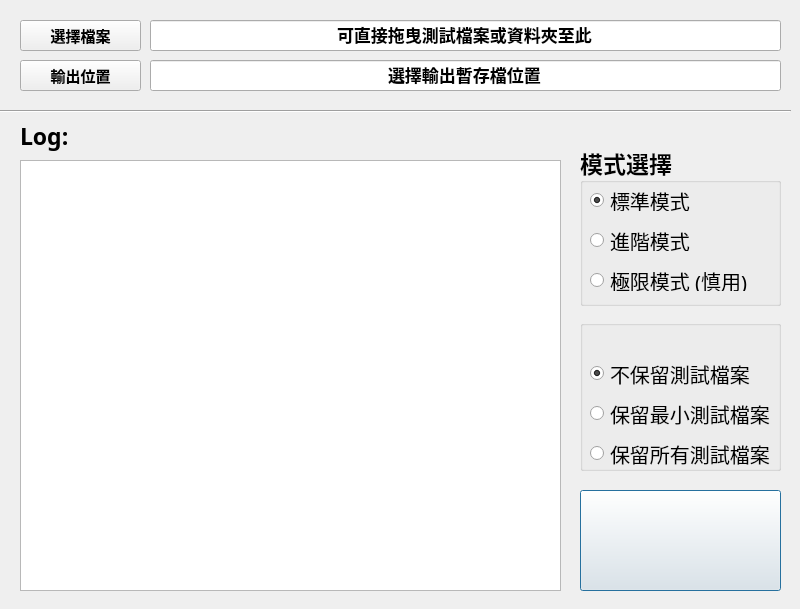
<?xml version="1.0" encoding="UTF-8"?>
<ui version="4.0">
 <class>Dialog1</class>
 <widget class="QDialog" name="Dialog1">
  <property name="enabled">
   <bool>true</bool>
  </property>
  <property name="geometry">
   <rect>
    <x>0</x>
    <y>0</y>
    <width>800</width>
    <height>609</height>
   </rect>
  </property>
  <property name="minimumSize">
   <size>
    <width>789</width>
    <height>347</height>
   </size>
  </property>
  <property name="maximumSize">
   <size>
    <width>7899</width>
    <height>3477</height>
   </size>
  </property>
  <property name="font">
   <font>
    <family>微軟正黑體</family>
    <pointsize>10</pointsize>
   </font>
  </property>
  <property name="acceptDrops">
   <bool>true</bool>
  </property>
  <property name="windowTitle">
   <string>QtCompressor - 測試檔案壓縮極限</string>
  </property>
  <property name="windowIcon">
   <iconset resource="resource.qrc">
    <normaloff>:/images/rank.png</normaloff>:/images/rank.png</iconset>
  </property>
  <property name="windowOpacity">
   <double>0.970000000000000</double>
  </property>
  <widget class="QPushButton" name="pushButton_2">
   <property name="geometry">
    <rect>
     <x>580</x>
     <y>490</y>
     <width>201</width>
     <height>101</height>
    </rect>
   </property>
   <property name="font">
    <font>
     <pointsize>20</pointsize>
     <weight>75</weight>
     <bold>true</bold>
    </font>
   </property>
   <property name="toolTip">
    <string>開始測試 (快捷鍵：Ctrl+S)</string>
   </property>
   <property name="statusTip">
    <string/>
   </property>
   <property name="whatsThis">
    <string>開始測試 (快捷鍵：Ctrl+S)</string>
   </property>
   <property name="text">
    <string/>
   </property>
   <property name="icon">
    <iconset resource="resource.qrc">
     <normaloff>:/images/fire.png</normaloff>:/images/fire.png</iconset>
   </property>
   <property name="iconSize">
    <size>
     <width>64</width>
     <height>64</height>
    </size>
   </property>
   <property name="shortcut">
    <string>Ctrl+S</string>
   </property>
  </widget>
  <widget class="QLineEdit" name="lineEdit">
   <property name="enabled">
    <bool>true</bool>
   </property>
   <property name="geometry">
    <rect>
     <x>150</x>
     <y>20</y>
     <width>631</width>
     <height>31</height>
    </rect>
   </property>
   <property name="font">
    <font>
     <pointsize>13</pointsize>
     <weight>75</weight>
     <bold>true</bold>
    </font>
   </property>
   <property name="text">
    <string>可直接拖曳測試檔案或資料夾至此</string>
   </property>
   <property name="alignment">
    <set>Qt::AlignCenter</set>
   </property>
   <property name="dragEnabled">
    <bool>true</bool>
   </property>
   <property name="readOnly">
    <bool>true</bool>
   </property>
  </widget>
  <widget class="QLineEdit" name="lineEdit_2">
   <property name="enabled">
    <bool>true</bool>
   </property>
   <property name="geometry">
    <rect>
     <x>150</x>
     <y>60</y>
     <width>631</width>
     <height>31</height>
    </rect>
   </property>
   <property name="font">
    <font>
     <pointsize>13</pointsize>
     <weight>75</weight>
     <bold>true</bold>
    </font>
   </property>
   <property name="text">
    <string>選擇輸出暫存檔位置</string>
   </property>
   <property name="alignment">
    <set>Qt::AlignCenter</set>
   </property>
   <property name="readOnly">
    <bool>true</bool>
   </property>
  </widget>
  <widget class="QPushButton" name="pushButton_3">
   <property name="geometry">
    <rect>
     <x>20</x>
     <y>60</y>
     <width>121</width>
     <height>31</height>
    </rect>
   </property>
   <property name="font">
    <font>
     <pointsize>11</pointsize>
     <weight>75</weight>
     <bold>true</bold>
    </font>
   </property>
   <property name="text">
    <string>輸出位置</string>
   </property>
   <property name="icon">
    <iconset resource="resource.qrc">
     <normaloff>:/images/save-file.png</normaloff>:/images/save-file.png</iconset>
   </property>
   <property name="iconSize">
    <size>
     <width>24</width>
     <height>24</height>
    </size>
   </property>
  </widget>
  <widget class="QTextEdit" name="log">
   <property name="geometry">
    <rect>
     <x>20</x>
     <y>160</y>
     <width>541</width>
     <height>431</height>
    </rect>
   </property>
   <property name="font">
    <font>
     <pointsize>15</pointsize>
    </font>
   </property>
   <property name="acceptDrops">
    <bool>false</bool>
   </property>
   <property name="toolTip">
    <string>列出詳細執行過程</string>
   </property>
   <property name="readOnly">
    <bool>true</bool>
   </property>
  </widget>
  <widget class="QPushButton" name="pushButton_4">
   <property name="geometry">
    <rect>
     <x>20</x>
     <y>20</y>
     <width>121</width>
     <height>31</height>
    </rect>
   </property>
   <property name="font">
    <font>
     <pointsize>11</pointsize>
     <weight>75</weight>
     <bold>true</bold>
    </font>
   </property>
   <property name="text">
    <string>選擇檔案</string>
   </property>
   <property name="icon">
    <iconset resource="resource.qrc">
     <normaloff>:/images/open-file.png</normaloff>:/images/open-file.png</iconset>
   </property>
   <property name="iconSize">
    <size>
     <width>24</width>
     <height>24</height>
    </size>
   </property>
  </widget>
  <widget class="QLabel" name="label">
   <property name="geometry">
    <rect>
     <x>20</x>
     <y>120</y>
     <width>61</width>
     <height>31</height>
    </rect>
   </property>
   <property name="font">
    <font>
     <pointsize>17</pointsize>
     <weight>75</weight>
     <bold>true</bold>
    </font>
   </property>
   <property name="text">
    <string>Log:</string>
   </property>
  </widget>
  <widget class="QGroupBox" name="groupBox">
   <property name="geometry">
    <rect>
     <x>580</x>
     <y>145</y>
     <width>201</width>
     <height>161</height>
    </rect>
   </property>
   <property name="font">
    <font>
     <pointsize>17</pointsize>
     <weight>75</weight>
     <bold>true</bold>
    </font>
   </property>
   <property name="title">
    <string>模式選擇</string>
   </property>
   <widget class="QRadioButton" name="mode3">
    <property name="geometry">
     <rect>
      <x>10</x>
      <y>125</y>
      <width>171</width>
      <height>21</height>
     </rect>
    </property>
    <property name="font">
     <font>
      <pointsize>15</pointsize>
      <weight>50</weight>
      <bold>false</bold>
     </font>
    </property>
    <property name="toolTip">
     <string>使用PAQ8PXD測試</string>
    </property>
    <property name="text">
     <string>極限模式 (慎用)</string>
    </property>
   </widget>
   <widget class="QRadioButton" name="mode1">
    <property name="geometry">
     <rect>
      <x>10</x>
      <y>45</y>
      <width>151</width>
      <height>21</height>
     </rect>
    </property>
    <property name="font">
     <font>
      <pointsize>15</pointsize>
      <weight>50</weight>
      <bold>false</bold>
     </font>
    </property>
    <property name="toolTip">
     <string>使用WinRAR、7-Zip、UPX測試</string>
    </property>
    <property name="statusTip">
     <string/>
    </property>
    <property name="text">
     <string>標準模式</string>
    </property>
    <property name="iconSize">
     <size>
      <width>20</width>
      <height>20</height>
     </size>
    </property>
    <property name="checked">
     <bool>true</bool>
    </property>
   </widget>
   <widget class="QRadioButton" name="mode2">
    <property name="geometry">
     <rect>
      <x>10</x>
      <y>85</y>
      <width>161</width>
      <height>21</height>
     </rect>
    </property>
    <property name="font">
     <font>
      <pointsize>15</pointsize>
      <weight>50</weight>
      <bold>false</bold>
     </font>
    </property>
    <property name="toolTip">
     <string>使用WinRAR、7-Zip、UHARC、UPX測試</string>
    </property>
    <property name="text">
     <string>進階模式</string>
    </property>
   </widget>
  </widget>
  <widget class="Line" name="line">
   <property name="geometry">
    <rect>
     <x>0</x>
     <y>103</y>
     <width>791</width>
     <height>16</height>
    </rect>
   </property>
   <property name="orientation">
    <enum>Qt::Horizontal</enum>
   </property>
  </widget>
  <widget class="QGroupBox" name="groupBox_2">
   <property name="geometry">
    <rect>
     <x>580</x>
     <y>320</y>
     <width>201</width>
     <height>151</height>
    </rect>
   </property>
   <property name="font">
    <font>
     <pointsize>17</pointsize>
     <weight>75</weight>
     <bold>true</bold>
    </font>
   </property>
   <property name="title">
    <string/>
   </property>
   <widget class="QRadioButton" name="delTestFile">
    <property name="geometry">
     <rect>
      <x>10</x>
      <y>38</y>
      <width>181</width>
      <height>31</height>
     </rect>
    </property>
    <property name="font">
     <font>
      <pointsize>15</pointsize>
      <weight>50</weight>
      <bold>false</bold>
     </font>
    </property>
    <property name="text">
     <string>不保留測試檔案</string>
    </property>
    <property name="checked">
     <bool>true</bool>
    </property>
   </widget>
   <widget class="QRadioButton" name="keepTestFile">
    <property name="geometry">
     <rect>
      <x>10</x>
      <y>78</y>
      <width>181</width>
      <height>31</height>
     </rect>
    </property>
    <property name="font">
     <font>
      <pointsize>15</pointsize>
      <weight>50</weight>
      <bold>false</bold>
     </font>
    </property>
    <property name="toolTip">
     <string>輸出位置須保留至少2倍測試檔案大小以上</string>
    </property>
    <property name="text">
     <string>保留最小測試檔案</string>
    </property>
   </widget>
   <widget class="QRadioButton" name="keepAllTestFile">
    <property name="geometry">
     <rect>
      <x>10</x>
      <y>118</y>
      <width>181</width>
      <height>31</height>
     </rect>
    </property>
    <property name="font">
     <font>
      <pointsize>15</pointsize>
      <weight>50</weight>
      <bold>false</bold>
     </font>
    </property>
    <property name="toolTip">
     <string>輸出位置須保留至少13倍測試檔案大小以上</string>
    </property>
    <property name="text">
     <string>保留所有測試檔案</string>
    </property>
   </widget>
  </widget>
 </widget>
 <resources>
  <include location="resource.qrc"/>
 </resources>
 <connections/>
</ui>
